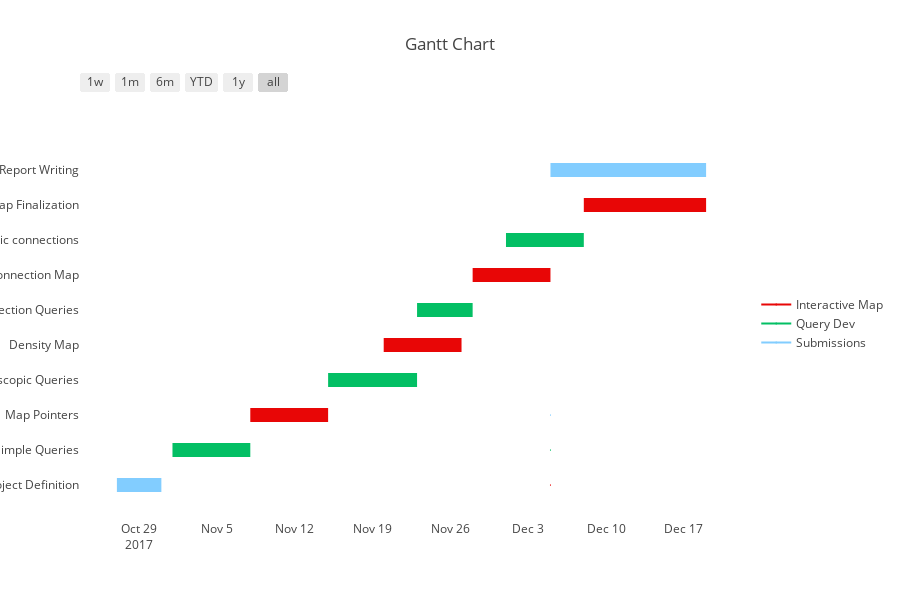

Notebook source saved alongside this figure:
### Code cell
import plotly.plotly as py
import plotly.figure_factory as ff

df = [dict(Task="Project Definition", Start='2017-10-27', Finish='2017-10-31', Resource='Submissions'),
      dict(Task="Simple Queries", Start='2017-11-01', Finish='2017-11-08', Resource='Query Dev'),
      dict(Task="Map Pointers", Start='2017-11-08', Finish='2017-11-15', Resource='Interactive Map'),
      dict(Task="Macroscopic Queries", Start='2017-11-15', Finish='2017-11-23',Resource='Query Dev'),
      dict(Task="Density Map", Start='2017-11-20', Finish='2017-11-27',Resource='Interactive Map'),
      dict(Task="Connection Queries", Start='2017-11-23', Finish='2017-11-28', Resource='Query Dev'),
      dict(Task="Connection Map", Start='2017-11-28', Finish='2017-12-05',Resource='Interactive Map'),
      dict(Task="Macroscopic connections", Start='2017-12-01', Finish='2017-12-08', Resource='Query Dev'),
      dict(Task="Map Finalization", Start='2017-12-08', Finish='2017-12-19', Resource='Interactive Map'),
      dict(Task="Report Writing", Start='2017-12-05', Finish='2017-12-19', Resource='Submissions')]



#colors = ['#e80606','#03bf64','#82cdff','#03bf64','#82cdff','#03bf64','#82cdff','#03bf64','#82cdff','#e80606']

colors = ['#e80606','#03bf64','#82cdff']

fig = ff.create_gantt(df,task_names='fjizj',colors=colors,index_col='Resource',show_colorbar=True)

plotly.offline.iplot(fig, filename='gantt-simple-gantt-chart')
plotly

### Figure 1 — Plotly figure (JSON) as saved in the notebook; plotly's stock layout.template omitted (floating-point values rounded to 4 significant figures)
{"data": [{"marker": {"color": "white"}, "name": "", "x": ["2017-10-27", "2017-10-31"], "y": [0, 0]}, {"marker": {"color": "white"}, "name": "", "x": ["2017-11-01", "2017-11-08"], "y": [1, 1]}, {"marker": {"color": "white"}, "name": "", "x": ["2017-11-08", "2017-11-15"], "y": [2, 2]}, {"marker": {"color": "white"}, "name": "", "x": ["2017-11-15", "2017-11-23"], "y": [3, 3]}, {"marker": {"color": "white"}, "name": "", "x": ["2017-11-20", "2017-11-27"], "y": [4, 4]}, {"marker": {"color": "white"}, "name": "", "x": ["2017-11-23", "2017-11-28"], "y": [5, 5]}, {"marker": {"color": "white"}, "name": "", "x": ["2017-11-28", "2017-12-05"], "y": [6, 6]}, {"marker": {"color": "white"}, "name": "", "x": ["2017-12-01", "2017-12-08"], "y": [7, 7]}, {"marker": {"color": "white"}, "name": "", "x": ["2017-12-08", "2017-12-19"], "y": [8, 8]}, {"marker": {"color": "white"}, "name": "", "x": ["2017-12-05", "2017-12-19"], "y": [9, 9]}, {"hoverinfo": "none", "marker": {"color": "rgb(232, 6, 6)", "size": 1}, "name": "Interactive Map", "showlegend": true, "x": ["2017-12-05", "2017-12-05"], "y": [0, 0]}, {"hoverinfo": "none", "marker": {"color": "rgb(3, 191, 100)", "size": 1}, "name": "Query Dev", "showlegend": true, "x": ["2017-12-05", "2017-12-05"], "y": [1, 1]}, {"hoverinfo": "none", "marker": {"color": "rgb(130, 205, 255)", "size": 1}, "name": "Submissions", "showlegend": true, "x": ["2017-12-05", "2017-12-05"], "y": [2, 2]}], "layout": {"height": 600, "hovermode": "closest", "shapes": [{"fillcolor": "rgb(130, 205, 255)", "line": {"width": 0}, "opacity": 1, "type": "rect", "x0": "2017-10-27", "x1": "2017-10-31", "xref": "x", "y0": -0.2, "y1": 0.2, "yref": "y"}, {"fillcolor": "rgb(3, 191, 100)", "line": {"width": 0}, "opacity": 1, "type": "rect", "x0": "2017-11-01", "x1": "2017-11-08", "xref": "x", "y0": 0.8, "y1": 1.2, "yref": "y"}, {"fillcolor": "rgb(232, 6, 6)", "line": {"width": 0}, "opacity": 1, "type": "rect", "x0": "2017-11-08", "x1": "2017-11-15", "xref": "x", "y0": 1.8, "y1": 2.2, "yref": "y"}, {"fillcolor": "rgb(3, 191, 100)", "line": {"width": 0}, "opacity": 1, "type": "rect", "x0": "2017-11-15", "x1": "2017-11-23", "xref": "x", "y0": 2.8, "y1": 3.2, "yref": "y"}, {"fillcolor": "rgb(232, 6, 6)", "line": {"width": 0}, "opacity": 1, "type": "rect", "x0": "2017-11-20", "x1": "2017-11-27", "xref": "x", "y0": 3.8, "y1": 4.2, "yref": "y"}, {"fillcolor": "rgb(3, 191, 100)", "line": {"width": 0}, "opacity": 1, "type": "rect", "x0": "2017-11-23", "x1": "2017-11-28", "xref": "x", "y0": 4.8, "y1": 5.2, "yref": "y"}, {"fillcolor": "rgb(232, 6, 6)", "line": {"width": 0}, "opacity": 1, "type": "rect", "x0": "2017-11-28", "x1": "2017-12-05", "xref": "x", "y0": 5.8, "y1": 6.2, "yref": "y"}, {"fillcolor": "rgb(3, 191, 100)", "line": {"width": 0}, "opacity": 1, "type": "rect", "x0": "2017-12-01", "x1": "2017-12-08", "xref": "x", "y0": 6.8, "y1": 7.2, "yref": "y"}, {"fillcolor": "rgb(232, 6, 6)", "line": {"width": 0}, "opacity": 1, "type": "rect", "x0": "2017-12-08", "x1": "2017-12-19", "xref": "x", "y0": 7.8, "y1": 8.2, "yref": "y"}, {"fillcolor": "rgb(130, 205, 255)", "line": {"width": 0}, "opacity": 1, "type": "rect", "x0": "2017-12-05", "x1": "2017-12-19", "xref": "x", "y0": 8.8, "y1": 9.2, "yref": "y"}], "showlegend": true, "title": "Gantt Chart", "width": 900, "xaxis": {"rangeselector": {"buttons": [{"count": 7, "label": "1w", "step": "day", "stepmode": "backward"}, {"count": 1, "label": "1m", "step": "month", "stepmode": "backward"}, {"count": 6, "label": "6m", "step": "month", "stepmode": "backward"}, {"count": 1, "label": "YTD", "step": "year", "stepmode": "todate"}, {"count": 1, "label": "1y", "step": "year", "stepmode": "backward"}, {"step": "all"}]}, "showgrid": false, "type": "date", "zeroline": false}, "yaxis": {"autorange": false, "range": [-1, 11], "showgrid": false, "ticktext": ["Project Definition", "Simple Queries", "Map Pointers", "Macroscopic Queries", "Density Map", "Connection Queries", "Connection Map", "Macroscopic connections", "Map Finalization", "Report Writing"], "tickvals": [0, 1, 2, 3, 4, 5, 6, 7, 8, 9], "zeroline": false}}}
